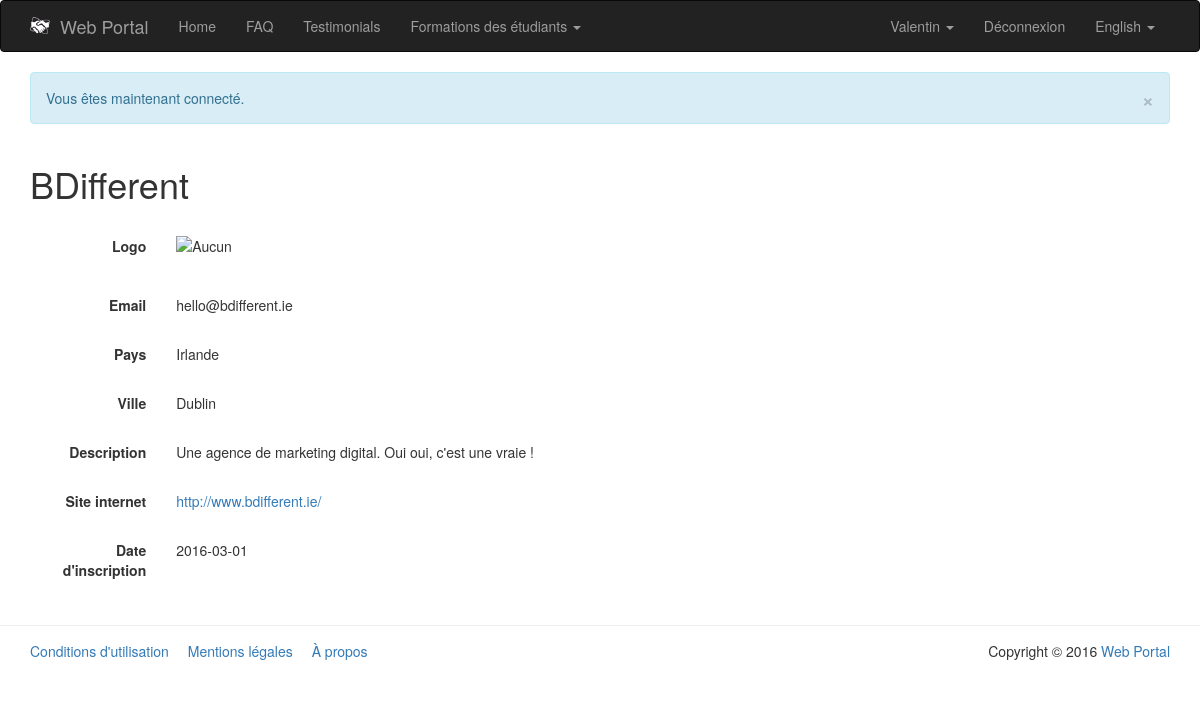
Screenshot of /PHP/public/index.php?page=view-profile-company&id=1 (signed in) with the database file from the repository.
### tables this page shows
CREATE TABLE IF NOT EXISTS `settings` (
  `id` int(11) NOT NULL AUTO_INCREMENT,
  `tag` varchar(64) NOT NULL,
  `value` varchar(256) NOT NULL,
  `placeholder` varchar(128) NOT NULL,
  `data_type` enum('varchar','int','boolean') NOT NULL DEFAULT 'varchar',
  PRIMARY KEY (`id`)
);

CREATE TABLE IF NOT EXISTS `student` (
  `id` int(11) NOT NULL AUTO_INCREMENT,
  `first_name` varchar(64) NOT NULL,
  `last_name` varchar(64) NOT NULL,
  `country` enum('France','Irlande') NOT NULL,
  `skill` int(11) NOT NULL,
  `email` varchar(64) NOT NULL,
  `password` varchar(64) NOT NULL,
  `cv` varchar(128) NOT NULL,
  `portfolio` varchar(128) NOT NULL,
  `admin` tinyint(1) NOT NULL DEFAULT '0',
  `available` tinyint(1) NOT NULL DEFAULT '1',
  `activated` tinyint(1) NOT NULL,
  `register_date` date NOT NULL,
  PRIMARY KEY (`id`),
  KEY `skill` (`skill`)
);

CREATE TABLE IF NOT EXISTS `company` (
  `id` int(11) NOT NULL AUTO_INCREMENT,
  `name` varchar(64) NOT NULL,
  `email` varchar(128) NOT NULL,
  `password` varchar(64) NOT NULL,
  `country` enum('France','Irlande') NOT NULL,
  `city` varchar(64) NOT NULL,
  `logo` varchar(128) NOT NULL,
  `description` text NOT NULL,
  `website` varchar(64) NOT NULL,
  `activated` tinyint(1) NOT NULL,
  `register_date` date NOT NULL,
  PRIMARY KEY (`id`)
);

### PHP/app/model/Settings.class.php (called while the page is built, shortened)
<?php
	class Settings {
		public static function getWebsiteName() {
			$db = PDOConnexion::getInstance();
			$sql = "SELECT value FROM settings WHERE tag = 'website_name'";
			$sth = $db->prepare($sql);
			$sth->setFetchMode(PDO::FETCH_CLASS|PDO::FETCH_PROPS_LATE, 'Settings');
			$sth->execute();
			return $sth->fetch()->value;
		}
	}
?>

### PHP/app/model/Autoloader.php (called while the page is built, shortened)
<?php
	class Autoloader {
		public static function appAutoload($class) {
			$class = str_replace('\\', '/', $class);
		}
	}
?>

### PHP/app/model/Language.class.php (called while the page is built, shortened)
<?php
	class Language {
		private $defaultLanguage = 'en';
		private $currentLanguage;
		private $translate = array();
		public function __construct() {
		    if (isset($_COOKIE['lang']) || isset($_SESSION['lang'])) {
		        if (isset($_COOKIE['lang'])) {
		            $this->currentLanguage = $_COOKIE['lang'];
		        }
		        if (isset($_SESSION['lang'])) {
		            $this->currentLanguage = $_SESSION['lang'];
		        }
		    }
		    else {
		    	$this->currentLanguage = $this->detectBrowserLanguage();
		    }
		    $this->translate = $translate;
		}
		private function detectBrowserLanguage() {
			if (isset($_SERVER['HTTP_ACCEPT_LANGUAGE'])) {
				if (substr($_SERVER['HTTP_ACCEPT_LANGUAGE'], 0, 2) == 'fr') {
					return 'fr';
				}
				else {
					return 'en';
				}
			}
			return $this->defaultLanguage;
		}
		public function getCurrentLanguage() {
			$languageName = ($this->currentLanguage == 'fr') ? 'Français' : 'English';
			return array(
				'code' => $this->currentLanguage,
				'name' => $languageName
			);
		}
		public function translate($term) {
			if (!array_key_exists($this->currentLanguage, $this->translate)) {
				if (file_exists(LANG . DS . $this->currentLanguage . '.php')) {
					return $this->translate[$term];
				}
			}
			else {
				throw new Exception('Le terme "' . $term . '" n\'existe pas dans le fichier de traduction.');
			}
		}
	}
?>

### PHP/ressources/lang/en.php (called while the page is built)
<?php
	$translate = array (
		'home' => 'Home',
		'faq' => 'FAQ',
		'testimonials' => 'Testimonials',
		'student' => 'Student',
		'company' => 'Company'
	);
?>

### PHP/app/model/Student.class.php (called while the page is built, shortened)
<?php
	class Student {
		public function __get($nom) {
			return $this->$nom;
		}
		public static function getStudentById($id) {
			$db = PDOConnexion::getInstance();
			$sql = 'SELECT * FROM student WHERE id = :id';
			$sth = $db->prepare($sql);
			$sth->setFetchMode(PDO::FETCH_CLASS|PDO::FETCH_PROPS_LATE, 'Student');
			$sth->execute(array(
				':id' => $id
			));
			return $sth->fetch();
		}
	}
?>

### PHP/app/model/Company.class.php (called while the page is built, shortened)
<?php
	class Company {
		public function __get($nom){
			return $this->$nom;
		}
		public static function getCompanyById($id) {
			$db = PDOConnexion::getInstance();
			$sql = 'SELECT * FROM company WHERE id = :id';
			$sth = $db->prepare($sql);
			$sth->setFetchMode(PDO::FETCH_CLASS|PDO::FETCH_PROPS_LATE, 'Company');
			$sth->execute(array(
				':id' => $id
			));
			return $sth->fetch();
		}
	}
?>

### PHP/app/view/view-profile-company.php (the view, shortened to what this page needs)
<?php
	$company = Company::getCompanyById($_GET['id']);
?>
<div class="container">
	<div class="row">
		<div class="col-md-12">
			<div class="row" style="margin-bottom: 15px;">
				<div class="col-md-12">
					<h1><?php echo $company->name; ?></h1>
				</div>
			</div>
			<div class="row">
				<div class="col-md-9">
					<form class="form-horizontal">
						<div class="form-group">
							<label class="col-sm-2 control-label">Logo</label>
							<div class="col-sm-10">
								<img class="form-control-static" alt="Aucun" src="<?php echo $company->logo; ?>" style="width:100px;"/></p>
							</div>
						</div>
						<div class="form-group">
							<label class="col-sm-2 control-label">Email</label>
							<div class="col-sm-10">
								<p class="form-control-static"><?php echo $company->email; ?></p>
							</div>
						</div>
						<div class="form-group">
							<label class="col-sm-2 control-label">Pays</label>
							<div class="col-sm-10">
								<p class="form-control-static"><?php echo $company->country; ?></p>
							</div>
						</div>
						<div class="form-group">
							<label class="col-sm-2 control-label">Ville</label>
							<div class="col-sm-10">
								<p class="form-control-static"><?php echo $company->city; ?></p>
							</div>
						</div>
						<div class="form-group">
							<label class="col-sm-2 control-label">Description</label>
							<div class="col-sm-10">
								<p class="form-control-static"><?php echo $company->description; ?></p>
							</div>
						</div>
						<div class="form-group">
							<label for="profile-portfolio" class="col-sm-2 control-label">Site internet</label>
							<div class="col-sm-10">
								<p class="form-control-static"><a href="<?php echo $company->website; ?>" target="_blank"><?php echo $company->website; ?></a></p>
							</div>
						</div>
						<div class="form-group">
							<label class="col-sm-2 control-label">Date d'inscription</label>
							<div class="col-sm-10">
								<p class="form-control-static"><?php echo $company->register_date; ?></p>
							</div>
						</div>
					</form>
				</div>
			</div>
		</div>
	</div>
</div>

### PHP/app/view/navbar.php (shortened to what this page needs)
<nav class="navbar navbar-inverse">
	<div class="container">
		<div class="navbar-header">
			<a class="navbar-brand" href="index.php?page=home"><img src="img/logo.png" alt="Logo" style="float: left; margin-right: 10px; width: 20px;"><?php echo Settings::getWebsiteName(); ?></a>
		</div>
		<div id="navbar" class="collapse navbar-collapse">
			<ul class="nav navbar-nav">
				<li<?php App::isCurrentPage('home'); ?>><a href="index.php?page=home"><?php echo $language->translate('home'); ?></a></li>
				<li<?php App::isCurrentPage('faq'); ?>><a href="index.php?page=faq"><?php echo $language->translate('faq'); ?></a></li>
				<li<?php App::isCurrentPage('testimonials'); ?>><a href="index.php?page=testimonials"><?php echo $language->translate('testimonials'); ?></a></li>
				<li class="dropdown"
					     	App::isCurrentPage('formations-ireland'); ?>>
						  	<a id="formations-dropdown" href="#" class="dropdown-toggle" data-toggle="dropdown" role="button" aria-haspopup="true" aria-expanded="false">
								Formations des étudiants
								<span class="caret"></span>
							</a>
				</li>
			</ul>
			<ul class="nav navbar-nav navbar-right">
				<?php if (App::isLogged()) : ?>
					<?php $member = App::getMember(); ?>
					<?php if (get_class($member) == 'Student') : ?>
						<li class="dropdown">
							<a id="student-dropdown" href="#" class="dropdown-toggle" data-toggle="dropdown" role="button" aria-haspopup="true" aria-expanded="false">
								<?php echo $member->first_name; ?>
								<span class="caret"></span>
							</a>
						</li>
					<?php endif; ?>
					<li><a href="index.php?page=signout">Déconnexion</a></li>
				<?php endif; ?>
				<li class="dropdown">
					<a id="lang-dropdown" href="#" class="dropdown-toggle" data-toggle="dropdown" role="button" aria-haspopup="true" aria-expanded="false">
						<?php echo $language->getCurrentLanguage()['name']; ?>
						<span class="caret"></span>
					</a>
				</li>
            </ul>
		</div>
	</div>
</nav>

### PHP/app/view/footer.php (shortened to what this page needs)
		<footer id="footer" style="border-top: 1px solid #ededed; margin-top: 30px; padding: 15px 0;">
			<div class="container">
				<div class="row">
					<div class="col-md-8">
						<a href="index.php?page=terms" style="margin-right: 15px;">Conditions d'utilisation</a>
						<a href="index.php?page=legal" style="margin-right: 15px;">Mentions légales</a>
						<a href="index.php?page=about">À propos</a>
					</div>
					<div class="col-md-4 text-right">
						Copyright &copy; <?php echo date('Y') . ' <a href="index.php?page=home">' . Settings::getWebsiteName() . '</a>'; ?>
					</div>
				</div>
			</div>
		</footer>
	</body>
</html>

### rows the page displays
settings: value "Web Portal"
student: first_name "Valentin"
company: name "BDifferent", email "hello@bdifferent.ie", country "Irlande", city "Dublin", description "Une agence de marketing digital. Oui oui, c'est une vraie !", website "http://www.bdifferent.ie/", register_date "2016-03-01"

### other values shown
$language->translate('home') "Home"
$language->translate('faq') "FAQ"
$language->translate('testimonials') "Testimonials"
$language->getCurrentLanguage()['name'] "English"
$output "× Vous êtes maintenant connecté."
